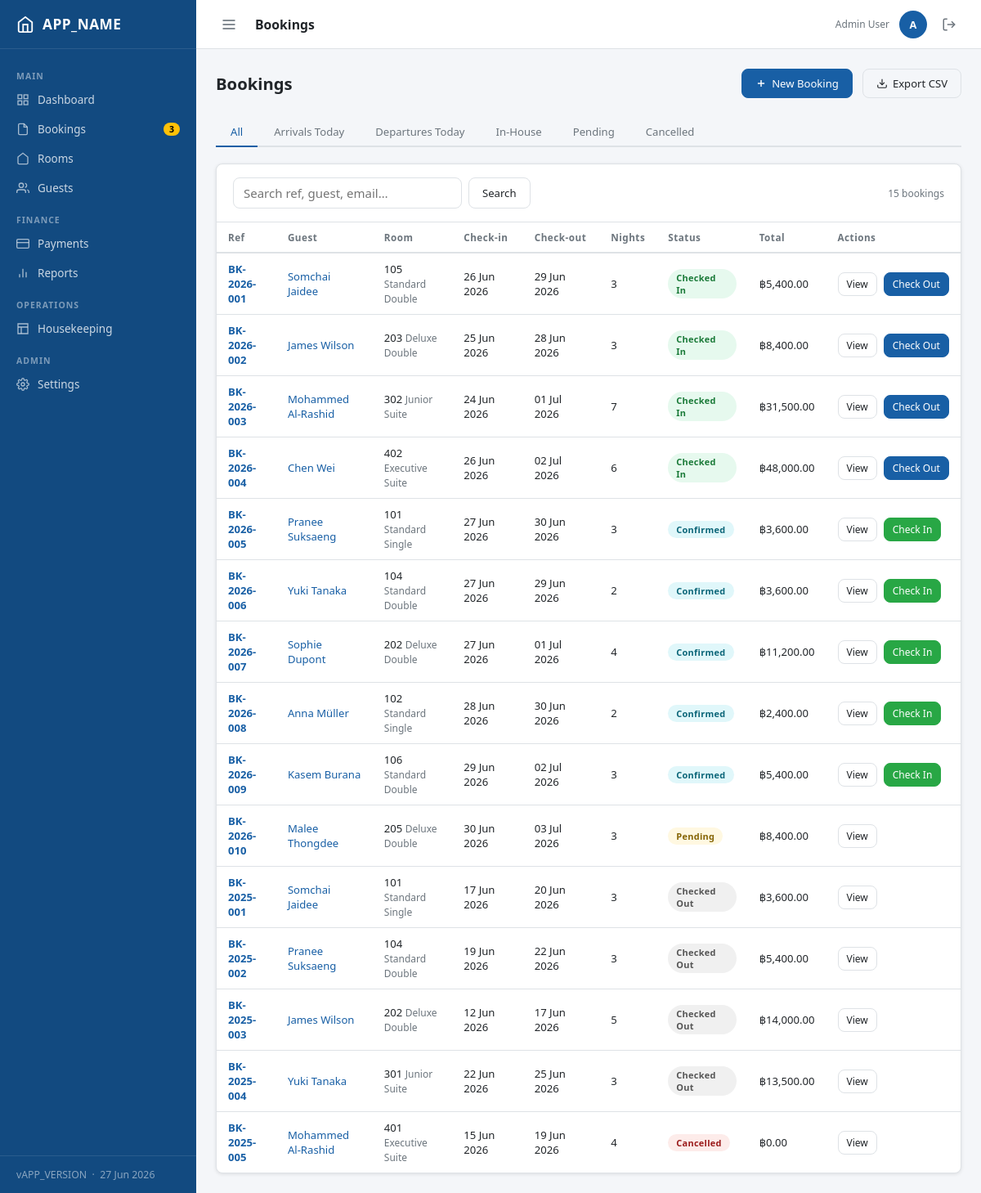
Page /modules/bookings/index.php (signed in) on the committed database.
### tables this page shows
CREATE TABLE bookings (
    id              INT UNSIGNED AUTO_INCREMENT PRIMARY KEY,
    booking_ref     VARCHAR(12) NOT NULL UNIQUE,
    guest_id        INT UNSIGNED NOT NULL,
    room_id         INT UNSIGNED NOT NULL,
    check_in        DATE NOT NULL,
    check_out       DATE NOT NULL,
    adults          TINYINT UNSIGNED NOT NULL DEFAULT 1,
    children        TINYINT UNSIGNED NOT NULL DEFAULT 0,
    status          ENUM('pending','confirmed','checked_in','checked_out','cancelled','no_show') NOT NULL DEFAULT 'pending',
    room_rate       DECIMAL(10,2) NOT NULL,
    total_amount    DECIMAL(10,2) NOT NULL DEFAULT 0.00,
    special_requests TEXT NULL,
    source          ENUM('walk_in','phone','online','agent') NOT NULL DEFAULT 'walk_in',
    created_by      INT UNSIGNED NULL,
    cancelled_at    DATETIME NULL,
    cancel_reason   TEXT NULL,
    created_at      DATETIME NOT NULL DEFAULT CURRENT_TIMESTAMP,
    updated_at      DATETIME NOT NULL DEFAULT CURRENT_TIMESTAMP ON UPDATE CURRENT_TIMESTAMP,
    CONSTRAINT fk_bookings_guest   FOREIGN KEY (guest_id)    REFERENCES guests(id),
    CONSTRAINT fk_bookings_room    FOREIGN KEY (room_id)     REFERENCES rooms(id),
    CONSTRAINT fk_bookings_user    FOREIGN KEY (created_by)  REFERENCES users(id) ON DELETE SET NULL,
    INDEX idx_check_in  (check_in),
    INDEX idx_check_out (check_out),
    INDEX idx_status    (status)
);

CREATE TABLE guests (
    id           INT UNSIGNED AUTO_INCREMENT PRIMARY KEY,
    first_name   VARCHAR(80) NOT NULL,
    last_name    VARCHAR(80) NOT NULL,
    email        VARCHAR(150) NULL,
    phone        VARCHAR(30) NULL,
    id_type      ENUM('passport','national_id','driver_license','other') NOT NULL DEFAULT 'national_id',
    id_number    VARCHAR(50) NULL,
    nationality  VARCHAR(60) NULL,
    address      TEXT NULL,
    notes        TEXT NULL,
    created_at   DATETIME NOT NULL DEFAULT CURRENT_TIMESTAMP,
    updated_at   DATETIME NOT NULL DEFAULT CURRENT_TIMESTAMP ON UPDATE CURRENT_TIMESTAMP,
    INDEX idx_email (email),
    INDEX idx_name  (last_name, first_name)
);

CREATE TABLE rooms (
    id              INT UNSIGNED AUTO_INCREMENT PRIMARY KEY,
    room_number     VARCHAR(10) NOT NULL UNIQUE,
    room_type_id    INT UNSIGNED NOT NULL,
    floor           TINYINT UNSIGNED NOT NULL DEFAULT 1,
    status          ENUM('available','occupied','cleaning','maintenance','out_of_order') NOT NULL DEFAULT 'available',
    notes           TEXT NULL,
    created_at      DATETIME NOT NULL DEFAULT CURRENT_TIMESTAMP,
    updated_at      DATETIME NOT NULL DEFAULT CURRENT_TIMESTAMP ON UPDATE CURRENT_TIMESTAMP,
    CONSTRAINT fk_rooms_type FOREIGN KEY (room_type_id) REFERENCES room_types(id)
);

CREATE TABLE room_types (
    id              INT UNSIGNED AUTO_INCREMENT PRIMARY KEY,
    name            VARCHAR(80) NOT NULL,
    description     TEXT NULL,
    base_price      DECIMAL(10,2) NOT NULL DEFAULT 0.00,
    max_occupancy   TINYINT UNSIGNED NOT NULL DEFAULT 2,
    amenities       JSON NULL,
    created_at      DATETIME NOT NULL DEFAULT CURRENT_TIMESTAMP
);

### core/Auth.php (called while the page is built, shortened)
<?php
require_once __DIR__ . '/Database.php';
class Auth {
    public static function user(): ?array {
        return $_SESSION['user'] ?? null;
    }
    public static function role(): string {
        return self::user()['role'] ?? '';
    }
    public static function isAdmin(): bool {
        return self::role() === 'admin';
    }
}

### core/Database.php (called while the page is built, shortened)
<?php
class Database {
    private static ?PDO $instance = null;
    public static function getInstance(): PDO {
        if (self::$instance === null) {
            $dsn = sprintf('mysql:host=%s;dbname=%s;charset=%s', DB_HOST, DB_NAME, DB_CHARSET);
            self::$instance = new PDO($dsn, DB_USER, DB_PASS, [
                PDO::ATTR_ERRMODE            => PDO::ERRMODE_EXCEPTION,
                PDO::ATTR_DEFAULT_FETCH_MODE => PDO::FETCH_ASSOC,
                PDO::ATTR_EMULATE_PREPARES   => false,
            ]);
        }
        return self::$instance;
    }
    public static function query(string $sql, array $params = []): array {
        $stmt = self::getInstance()->prepare($sql);
        $stmt->execute($params);
        return $stmt->fetchAll();
    }
    public static function queryOne(string $sql, array $params = []): ?array {
        $rows = self::query($sql, $params);
        return $rows[0] ?? null;
    }
}

### modules/bookings/index.php (the view, shortened to what this page needs)
<?php
$pageTitle = 'Bookings';
require_once __DIR__ . '/../../includes/header.php';
$filter = $_GET['filter'] ?? 'all';
$search = trim($_GET['q'] ?? '');
$page   = max(1, (int)($_GET['page'] ?? 1));
$perPage = 20;
$offset  = ($page - 1) * $perPage;
$where  = '1=1';
$params = [];
$total = Database::queryOne("
    SELECT COUNT(*) c FROM bookings b
    JOIN guests g ON g.id=b.guest_id
    WHERE {$where}", $params)['c'] ?? 0;
$bookings = Database::query("
    SELECT b.*, g.first_name, g.last_name, g.email AS guest_email,
           r.room_number, rt.name AS room_type
    FROM bookings b
    JOIN guests g    ON g.id  = b.guest_id
    JOIN rooms  r    ON r.id  = b.room_id
    JOIN room_types rt ON rt.id = r.room_type_id
    WHERE {$where}
    ORDER BY b.created_at DESC
    LIMIT {$perPage} OFFSET {$offset}",
    array_merge($params, []));
$tabs = [
    'all'        => 'All',
    'arrivals'   => 'Arrivals Today',
    'departures' => 'Departures Today',
    'inhouse'    => 'In-House',
    'pending'    => 'Pending',
    'cancelled'  => 'Cancelled',
];
?>
<div class="page-header">
  <h1>Bookings</h1>
  <a href="<?= BASE_URL ?>/modules/bookings/create.php" class="btn btn-primary">
    <svg width="14" height="14" viewBox="0 0 24 24" fill="none" stroke="currentColor" stroke-width="2.5"><line x1="12" y1="5" x2="12" y2="19"/><line x1="5" y1="12" x2="19" y2="12"/></svg>
    New Booking
  </a>
  <a href="?filter=<?= e($filter) ?>&q=<?= urlencode($search) ?>&export=csv" class="btn btn-ghost">
    <svg width="14" height="14" viewBox="0 0 24 24" fill="none" stroke="currentColor" stroke-width="2"><path d="M21 15v4a2 2 0 0 1-2 2H5a2 2 0 0 1-2-2v-4"/><polyline points="7 10 12 15 17 10"/><line x1="12" y1="15" x2="12" y2="3"/></svg>
    Export CSV
  </a>
</div>
<div class="tabs">
  <?php foreach ($tabs as $key => $label): ?>
    <a class="tab <?= $filter === $key ? 'active' : '' ?>"
       href="?filter=<?= $key ?>&q=<?= urlencode($search) ?>"><?= $label ?></a>
  <?php endforeach; ?>
</div>
<div class="card">
  <div class="card-header">
    <form method="get" class="d-flex gap-8" style="flex:1">
      <input type="text" name="q" value="<?= e($search) ?>" class="form-control" style="max-width:280px" placeholder="Search ref, guest, email…">
      <button type="submit" class="btn btn-ghost">Search</button>
    </form>
    <span class="text-sm text-muted"><?= number_format($total) ?> booking<?= $total !== 1 ? 's' : '' ?></span>
  </div>
  <div class="table-wrap">
    <table>
      <thead>
        <tr>
          <th>Ref</th><th>Guest</th><th>Room</th>
          <th>Check-in</th><th>Check-out</th><th>Nights</th>
          <th>Status</th><th>Total</th><th>Actions</th>
        </tr>
      </thead>
      <tbody>
      <?php if (empty($bookings)): ?>
        <tr><td colspan="9" class="text-center text-muted" style="padding:30px">No bookings found</td></tr>
      <?php else: ?>
        <?php foreach ($bookings as $b): ?>
        <tr>
          <td><a href="view.php?id=<?= $b['id'] ?>" class="fw-600"><?= e($b['booking_ref']) ?></a></td>
          <td>
            <a href="<?= BASE_URL ?>/modules/guests/view.php?id=<?= $b['guest_id'] ?>"><?= e($b['first_name'].' '.$b['last_name']) ?></a>
          </td>
          <td><?= e($b['room_number']) ?> <span class="text-sm text-muted"><?= e($b['room_type']) ?></span></td>
          <td><?= formatDate($b['check_in']) ?></td>
          <td><?= formatDate($b['check_out']) ?></td>
          <td><?= nights($b['check_in'], $b['check_out']) ?></td>
          <td><?= statusBadge($b['status']) ?></td>
          <td><?= formatMoney((float)$b['total_amount']) ?></td>
          <td>
            <div class="d-flex gap-8">
              <a href="view.php?id=<?= $b['id'] ?>" class="btn btn-sm btn-ghost">View</a>
              <?php if ($b['status'] === 'confirmed'): ?>
                <a href="checkin.php?id=<?= $b['id'] ?>" class="btn btn-sm btn-success">Check In</a>
              <?php elseif ($b['status'] === 'checked_in'): ?>
                <a href="checkout.php?id=<?= $b['id'] ?>" class="btn btn-sm btn-primary">Check Out</a>
              <?php endif; ?>
            </div>
          </td>
        </tr>
        <?php endforeach; ?>
      <?php endif; ?>
      </tbody>
    </table>
  </div>
</div>
<?php include __DIR__ . '/../../includes/footer.php'; ?>

### includes/header.php (shortened to what this page needs)
<?php
require_once __DIR__ . '/../config/database.php';
require_once __DIR__ . '/../core/Database.php';
require_once __DIR__ . '/../core/Auth.php';
require_once __DIR__ . '/../core/helpers.php';
$user = Auth::user();
$pageTitle = $pageTitle ?? APP_NAME;
?>
<!doctype html>
<html lang="en">
<head>
  <link rel="stylesheet" href="<?= BASE_URL ?>/assets/css/app.css">
</head>
<body>
<div class="layout">
<?php include __DIR__ . '/sidebar.php'; ?>
<div class="main-wrap">
<header class="header">
  <button class="btn-icon" id="sidebarToggle" aria-label="Toggle sidebar">
    <svg width="20" height="20" viewBox="0 0 24 24" fill="none" stroke="currentColor" stroke-width="2">
      <line x1="3" y1="6" x2="21" y2="6"/><line x1="3" y1="12" x2="21" y2="12"/><line x1="3" y1="18" x2="21" y2="18"/>
    </svg>
  </button>
  <span class="header-title"><?= e($pageTitle) ?></span>
  <div class="header-actions">
    <span class="text-sm text-muted"><?= e($user['name']) ?></span>
    <div class="avatar" title="<?= e($user['email']) ?>"><?= e(strtoupper(substr($user['name'],0,1))) ?></div>
    <a href="<?= BASE_URL ?>/logout.php" class="btn-icon" title="Logout">
      <svg width="18" height="18" viewBox="0 0 24 24" fill="none" stroke="currentColor" stroke-width="2">
        <path d="M9 21H5a2 2 0 0 1-2-2V5a2 2 0 0 1 2-2h4"/><polyline points="16 17 21 12 16 7"/><line x1="21" y1="12" x2="9" y2="12"/>
      </svg>
    </a>
  </div>
</header>
<main class="content">

### includes/sidebar.php (shortened to what this page needs)
<?php
$currentPath = parse_url($_SERVER['REQUEST_URI'], PHP_URL_PATH);
function navItem(string $href, string $label, string $icon, string $badge = ''): void {
    global $currentPath;
    $active = str_contains($currentPath, parse_url($href, PHP_URL_PATH)) ? ' active' : '';
    $badgeHtml = $badge ? "<span class=\"nav-badge\">{$badge}</span>" : '';
    echo "<a href=\"{$href}\" class=\"nav-item{$active}\">{$icon} {$label}{$badgeHtml}</a>";
}
try {
    $arrivals = Database::queryOne(
        "SELECT COUNT(*) c FROM bookings WHERE status='confirmed' AND check_in=CURDATE()"
    )['c'] ?? 0;
} catch (Exception) { $arrivals = 0; }
?>
<nav class="sidebar" id="sidebar">
  <div class="sidebar-brand">
    <svg width="22" height="22" viewBox="0 0 24 24" fill="none" stroke="currentColor" stroke-width="2">
      <path d="M3 9l9-7 9 7v11a2 2 0 0 1-2 2H5a2 2 0 0 1-2-2z"/>
      <polyline points="9 22 9 12 15 12 15 22"/>
    </svg>
    <?= APP_NAME ?>
  </div>
  <div class="sidebar-nav">
    <div class="nav-section">Main</div>
    <?php navItem(BASE_URL.'/modules/dashboard/', 'Dashboard',
      '<svg width="16" height="16" viewBox="0 0 24 24" fill="none" stroke="currentColor" stroke-width="2"><rect x="3" y="3" width="7" height="7"/><rect x="14" y="3" width="7" height="7"/><rect x="14" y="14" width="7" height="7"/><rect x="3" y="14" width="7" height="7"/></svg>'); ?>
    <?php navItem(BASE_URL.'/modules/bookings/', 'Bookings',
      '<svg width="16" height="16" viewBox="0 0 24 24" fill="none" stroke="currentColor" stroke-width="2"><path d="M14 2H6a2 2 0 0 0-2 2v16a2 2 0 0 0 2 2h12a2 2 0 0 0 2-2V8z"/><polyline points="14 2 14 8 20 8"/></svg>',
      $arrivals > 0 ? (string)$arrivals : ''); ?>
    <div class="nav-section">Finance</div>
    <div class="nav-section">Operations</div>
    <?php if (Auth::isAdmin()): ?>
    <div class="nav-section">Admin</div>
    <?php endif; ?>
  </div>
  <div class="sidebar-footer">
    v<?= APP_VERSION ?> &nbsp;·&nbsp; <?= date('d M Y') ?>
  </div>
</nav>

### core/helpers.php (shortened to what this page needs)
<?php
function e(mixed $val): string {
    return htmlspecialchars((string)$val, ENT_QUOTES | ENT_SUBSTITUTE, 'UTF-8');
}
function formatMoney(float $amount, string $symbol = '฿'): string {
    return $symbol . number_format($amount, 2);
}
function formatDate(string $date, string $format = 'd M Y'): string {
    return $date ? date($format, strtotime($date)) : '-';
}
function nights(string $checkIn, string $checkOut): int {
    $diff = (new DateTime($checkOut))->diff(new DateTime($checkIn));
    return max(1, (int)$diff->days);
}
function statusBadge(string $status): string {
    $map = [
        'pending'      => 'warning',
        'confirmed'    => 'info',
        'checked_in'   => 'success',
        'checked_out'  => 'secondary',
        'cancelled'    => 'danger',
        'no_show'      => 'dark',
        'available'    => 'success',
        'occupied'     => 'primary',
        'cleaning'     => 'warning',
        'maintenance'  => 'danger',
        'out_of_order' => 'dark',
        'completed'    => 'success',
        'refunded'     => 'secondary',
        'failed'       => 'danger',
        'in_progress'  => 'info',
        'done'         => 'success',
        'skipped'      => 'secondary',
    ];
    $color = $map[$status] ?? 'secondary';
    $label = ucwords(str_replace('_', ' ', $status));
    return "<span class=\"badge badge-{$color}\">{$label}</span>";
}

### includes/footer.php (shortened to what this page needs)
</main>
</div>
</div>
</body>
</html>

### rows in the picture
bookings: booking_ref "BK-2026-001", guest.last_name "Somchai Jaidee", room.room_number "105", room_types.name "Standard Double", check_in "26 Jun 2026", check_out "29 Jun 2026", check_out "3", status "Checked In", total_amount "฿5,400.00"
bookings: booking_ref "BK-2026-002", guest.last_name "James Wilson", room.room_number "203", room_types.name "Deluxe Double", check_in "25 Jun 2026", check_out "28 Jun 2026", check_out "3", status "Checked In", total_amount "฿8,400.00"
bookings: booking_ref "BK-2026-003", guest.last_name "Mohammed Al-Rashid", room.room_number "302", room_types.name "Junior Suite", check_in "24 Jun 2026", check_out "01 Jul 2026", check_out "7", status "Checked In", total_amount "฿31,500.00"
bookings: booking_ref "BK-2026-004", guest.last_name "Chen Wei", room.room_number "402", room_types.name "Executive Suite", check_in "26 Jun 2026", check_out "02 Jul 2026", check_out "6", status "Checked In", total_amount "฿48,000.00"
bookings: booking_ref "BK-2026-005", guest.last_name "Pranee Suksaeng", room.room_number "101", room_types.name "Standard Single", check_in "27 Jun 2026", check_out "30 Jun 2026", check_out "3", status "Confirmed", total_amount "฿3,600.00"
bookings: booking_ref "BK-2026-006", guest.last_name "Yuki Tanaka", room.room_number "104", room_types.name "Standard Double", check_in "27 Jun 2026", check_out "29 Jun 2026", nights($b['check_in'], $b['check_out']) "2", status "Confirmed", total_amount "฿3,600.00"
bookings: booking_ref "BK-2026-007", guest.last_name "Sophie Dupont", room.room_number "202", room_types.name "Deluxe Double", check_in "27 Jun 2026", check_out "01 Jul 2026", check_out "4", status "Confirmed", total_amount "฿11,200.00"
bookings: booking_ref "BK-2026-008", guest.last_name "Anna Müller", room.room_number "102", room_types.name "Standard Single", check_in "28 Jun 2026", check_out "30 Jun 2026", nights($b['check_in'], $b['check_out']) "2", status "Confirmed", total_amount "฿2,400.00"
bookings: booking_ref "BK-2026-009", guest.last_name "Kasem Burana", room.room_number "106", room_types.name "Standard Double", check_in "29 Jun 2026", check_out "02 Jul 2026", check_out "3", status "Confirmed", total_amount "฿5,400.00"
bookings: booking_ref "BK-2026-010", guest.last_name "Malee Thongdee", room.room_number "205", room_types.name "Deluxe Double", check_in "30 Jun 2026", check_out "03 Jul 2026", check_out "3", status "Pending", total_amount "฿8,400.00"
bookings: booking_ref "BK-2025-001", guest.last_name "Somchai Jaidee", room.room_number "101", room_types.name "Standard Single", check_in "17 Jun 2026", check_out "20 Jun 2026", check_out "3", status "Checked Out", total_amount "฿3,600.00"
bookings: booking_ref "BK-2025-002", guest.last_name "Pranee Suksaeng", room.room_number "104", room_types.name "Standard Double", check_in "19 Jun 2026", check_out "22 Jun 2026", check_out "3", status "Checked Out", total_amount "฿5,400.00"
bookings: booking_ref "BK-2025-003", guest.last_name "James Wilson", room.room_number "202", room_types.name "Deluxe Double", check_in "12 Jun 2026", check_out "17 Jun 2026", nights($b['check_in'], $b['check_out']) "5", status "Checked Out", total_amount "฿14,000.00"
bookings: booking_ref "BK-2025-004", guest.last_name "Yuki Tanaka", room.room_number "301", room_types.name "Junior Suite", check_in "22 Jun 2026", check_out "25 Jun 2026", check_out "3", status "Checked Out", total_amount "฿13,500.00"
bookings: booking_ref "BK-2025-005", guest.last_name "Mohammed Al-Rashid", room.room_number "401", room_types.name "Executive Suite", check_in "15 Jun 2026", check_out "19 Jun 2026", check_out "4", status "Cancelled", total_amount "฿0.00"

### other values in the picture
APP_NAME "APP_NAME"
$label "Dashboard Bookings Rooms Guests Payments Reports Housekeeping Settings"
$badge "3"
APP_VERSION "APP_VERSION"
$pageTitle "Bookings"
$user['name'] "Admin User"
substr($user['name'],0,1) "A"
$label "All"
$label "Arrivals Today"
$label "Departures Today"
$label "In-House"
$label "Pending"
$label "Cancelled"
$total "15"
